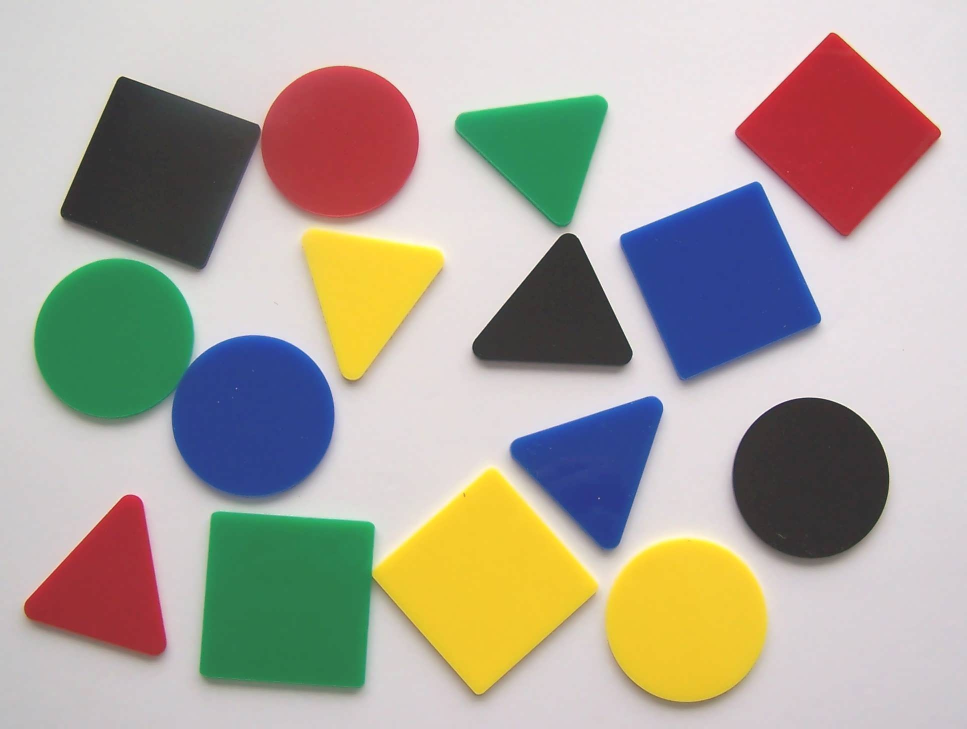
#> input picture block.jpg, 1934 x 1457 px (shown at 1/2 size)
$ python colourIdentification.py
#> lines starting #> are read from the running program, lines starting #| are printed output that depends on the picture; after the words box and inside, x2 and y2 are one past the last pixel; in counts of white or black regions, pixels touching at a corner belong together
import cv2
import numpy as np
from skimage.filters import threshold_otsu


# Resource: https://www.geeksforgeeks.org/color-identification-in-images-using-python-opencv/

img = cv2.imread("block.jpg")
#> img is the input picture: shape (1457, 1934, 3); mean B, G, R 157.1, 167.7, 174.8
image = cv2.resize(img, (700, 600))
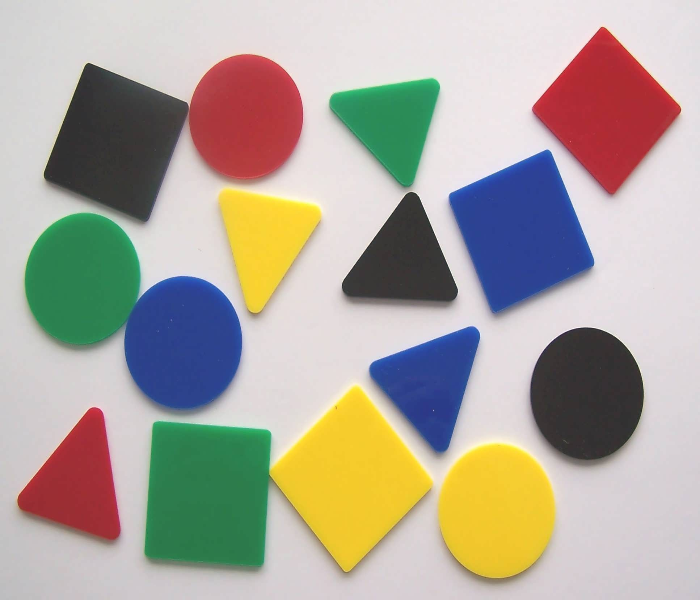
#> image: shape (600, 700, 3); mean B, G, R 157.1, 167.7, 174.7
orig = image

def kMean():

    image = np.float32(image)

    criteria = (cv2.TERM_CRITERIA_EPS + cv2.TERM_CRITERIA_MAX_ITER, 10, 1.0)
    K = 60
    attempts=10

    ret,label,center=cv2.kmeans(image,K,None,criteria,attempts,cv2.KMEANS_PP_CENTERS)
    center = np.uint8(center)
    res = center[label.flatten()]
    result_image = res.reshape((image.shape))


    cv2.imshow("result", result_image)

    cv2.waitKey(0)

    return


# Source : https://machinelearningknowledge.ai/image-segmentation-in-python-opencv/

def colourMask():


    rgb_img = cv2.cvtColor(image, cv2.COLOR_BGR2RGB)
    hsv_img = cv2.cvtColor(rgb_img, cv2.COLOR_RGB2HSV)
#> hsv_img: shape (600, 700, 3); mean H, S, V 96.7, 67.4, 191

    light_blue = (90, 70, 50)
    dark_blue = (128, 255, 255)

    mask = cv2.inRange(hsv_img, light_blue, dark_blue)
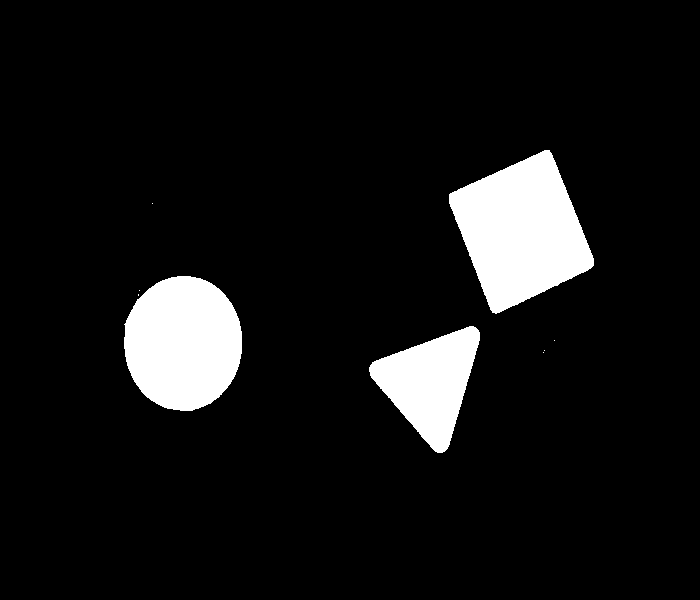
#> mask: shape (600, 700); 8.3% white; 9 white regions (6 under 20 px), largest, box (x1, y1, x2, y2) and area: (449, 150, 594, 314) 14619, (124, 276, 242, 411) 12573, (369, 326, 480, 453) 7696

    result = cv2.bitwise_and(image, image, mask=mask)
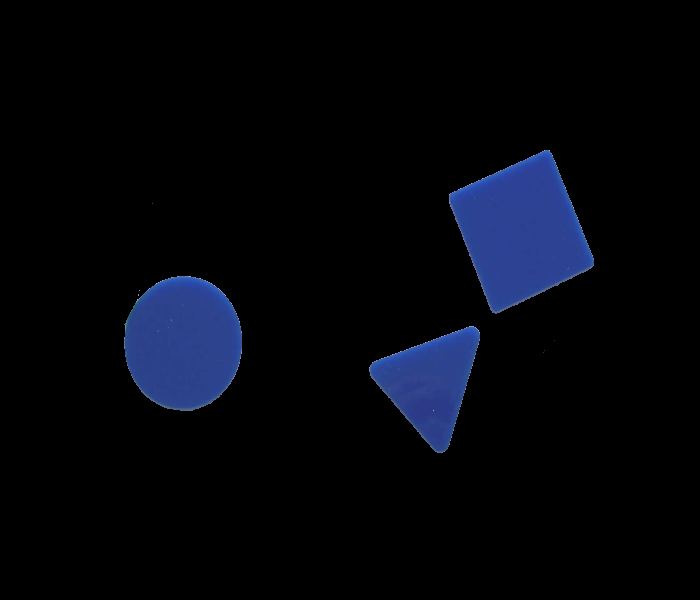
#> result: shape (600, 700, 3); mean B, G, R 12.2, 5.8, 3.9
    cv2.imshow("result", result)
    cv2.waitKey(0)


    return

colourMask()
